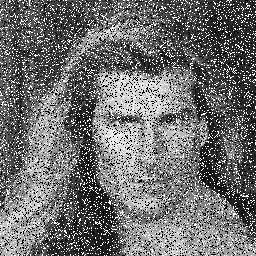
#> input picture Lab_07_22_Mar/6.png, 256 x 256 px
$ jupyter execute main.ipynb
#> lines starting #> are read from the running program, lines starting #| are printed output that depends on the picture
# Filter Construction for image smoothing

## Explaining a very small kernel and its spread in 3D

To design a filter, we must have some function.

Gaussian 2D function:

$$
    G(x,y) = \frac{1}{2\pi\sigma^2} e^{(-\frac{x^2+y^2}{2\sigma^2})}
$$

where, $\sigma$ is the spread of the function or standard deviation. Thus $\sigma^2$ is the variance.

[cell 1]
import numpy as np
import matplotlib.pyplot as plt

sigma = 60.5

kernel = np.zeros((7,7))

x_values = [-3, -2, -1, 0, 1, 2, 3]
y_values = [-3, -2, -1, 0, 1, 2, 3]

p, q = np.meshgrid(x_values, y_values)

# calculate kernel values
for i, x in enumerate(x_values):
    for j, y in enumerate(y_values):
        kernel[i, j] =  (1/(2*np.pi*sigma**2)) * np.exp(-1*(x**2 + y**2)/(2*sigma**2))

# normalize kernel
kernel = kernel / np.sum(kernel)

print(kernel)

fig = plt.figure()
ax = fig.add_subplot(111, projection='3d')
ax.plot_surface(p, q, kernel, cmap='viridis')
ax.set_xlabel('x')
ax.set_ylabel('y')
ax.set_zlabel('kernel_value')
plt.show()
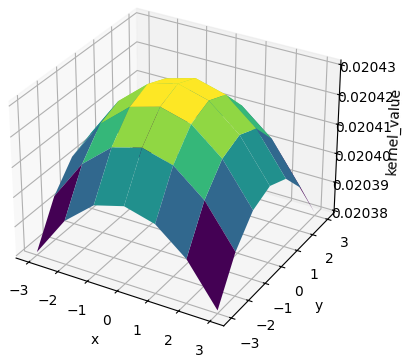
#> figure drawn by matplotlib, 1 panel

[cell 2]
# calculate the size of the kernel based on the sigma value
sigma = 0.5

size = int(6*sigma + 1)

kernel1 = np.zeros((size, size))

x_values = np.arange(-size//2, size//2 + 1)
y_values = np.arange(-size//2, size//2 + 1)

x,y = np.meshgrid(x_values, y_values)
kernel1 = (1/(2*np.pi*sigma**2)) * np.exp(-1*(x**2 + y**2)/(2*sigma**2))

# normalize kernel
kernel1 = kernel1 / np.sum(kernel1)

[cell 3]
# apply this kernel to an image
image = plt.imread('6.png')
#> image is the input picture: shape (256, 256) float32; min 0, max 1, mean 0.437
plt.imshow(image, cmap='gray')
plt.axis('off')

[cell 4]
import matplotlib.pyplot as plt
from skimage.io import imread, imshow
from skimage.color import rgb2gray
from scipy.ndimage import convolve
import cv2 as cv

image = imread('6.png')
#> image: shape (256, 256); min 0, max 255, mean 111.4
#apply convolution
blurred_img = cv.filter2D(image, ddepth=-1, kernel=kernel)
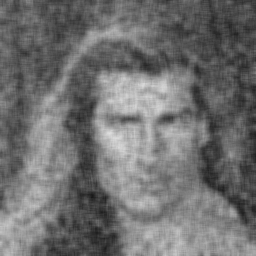
#> blurred_img: shape (256, 256); min 25, max 223, mean 111.4

# display the original and the blurred image
plt.figure(figsize=(10, 5))
plt.subplot(1, 2, 1)
imshow(image, cmap='gray')
plt.axis('off')
plt.title('Original Image')
plt.subplot(1, 2, 2)
imshow(blurred_img, cmap='gray')
plt.axis('off')
plt.title('Blurred Image')
plt.show()
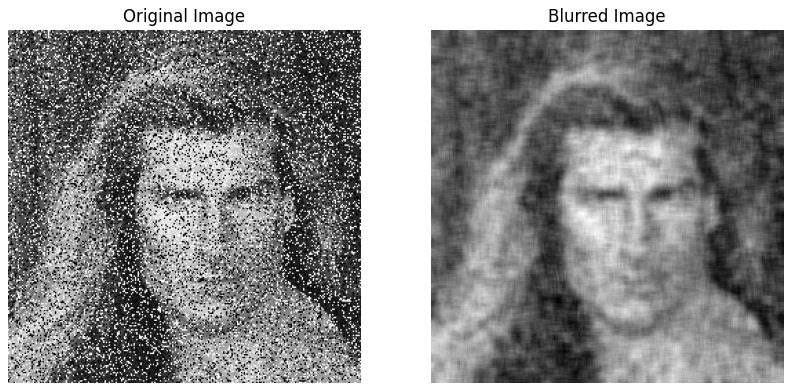
#> figure drawn by matplotlib, 2 panels

try to plot the intensities  of the image and blurred image in 3D

## Seperable Gaussian Filter

It can be be applied in two seperate passes (horizontal and vertical) using 1D convlutions instead of a single 2D convolutions.

[cell 5]
import matplotlib.pyplot as plt
from scipy.ndimage import convolve1d

def gaussian_kernel(sigma, size):
    x = np.arange(-size // 2, size // 2 + 1)
    kernel =  np.exp(-1 * (x ** 2) / (2 * sigma ** 2))
    return kernel / np.sum(kernel)

def seperable_gaussian_filter(image, sigma):
#> called with sigma = 3
    size = int(sigma*6 ) + 1
    kernel = gaussian_kernel(sigma, size)
    # apply horizontal and vertical 1D convolutions
    filtered_image = convolve1d(convolve1d(image, kernel, axis=0), kernel, axis=1)
    return filtered_image
